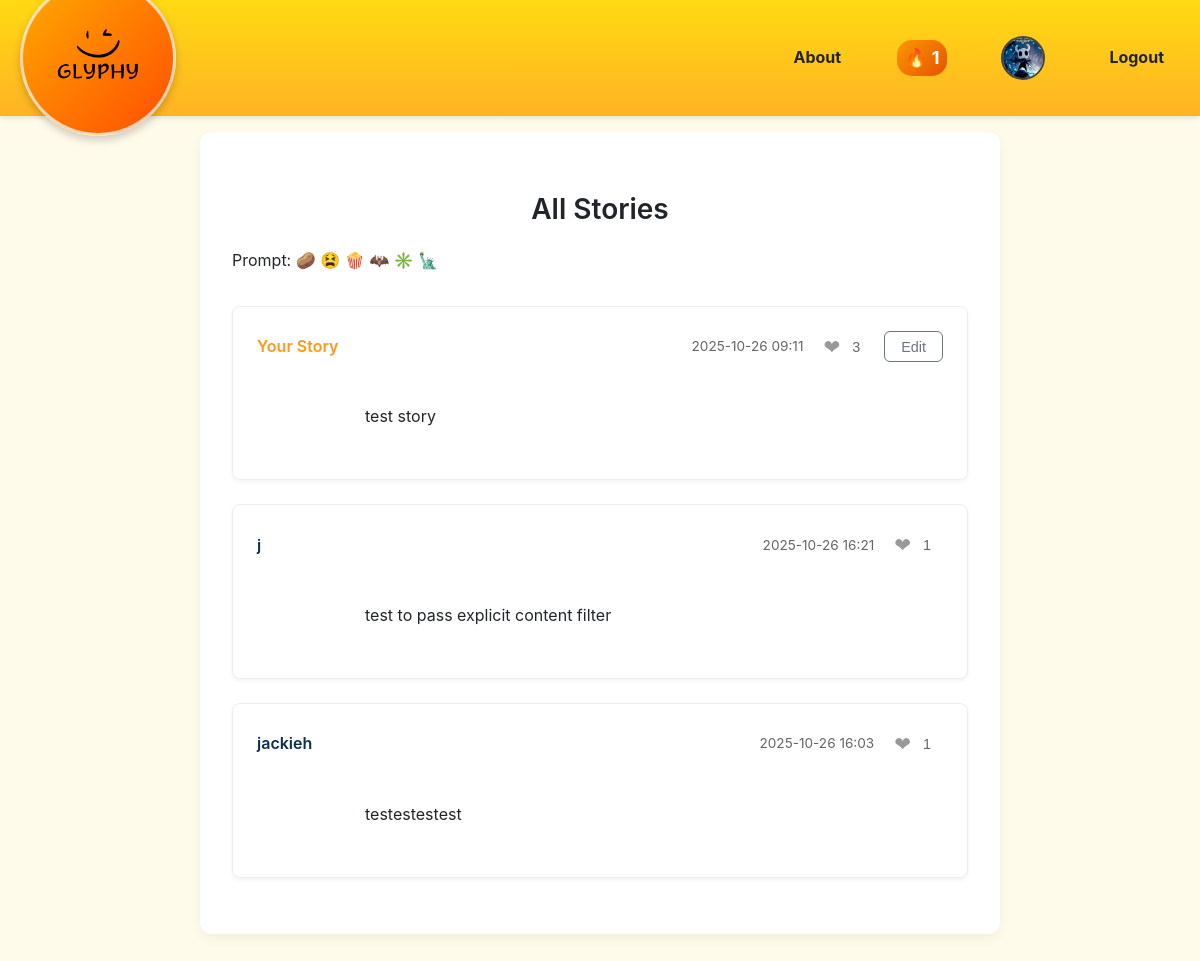
The page /stories (signed in) on the database its author committed.
### app/models.py (models this page shows, shortened)
class User(UserMixin, db.Model):
    id = db.Column(db.Integer, primary_key=True)
    username = db.Column(db.String(100), unique=True, nullable=False)
    email = db.Column(db.String(120), unique=True, nullable=False)
    password_hash = db.Column(db.String(162))
    current_streak = db.Column(db.Integer, default=0)
    last_story_date = db.Column(db.Date)
    profile_pic = db.Column(db.String(200), nullable=True)
    stories = db.relationship('Story', backref='author', lazy='dynamic')
    comments = db.relationship('Comments', backref='author', lazy='dynamic')

class DailyEmoji(db.Model):
    id = db.Column(db.Integer, primary_key=True)
    emojis = db.Column(db.String(50), nullable=False)
    date_posted = db.Column(db.Date, unique=True, nullable=False, default=date.today)
    stories = db.relationship('Story', backref='daily_emoji_set', lazy='dynamic')

class Story(db.Model):
    id = db.Column(db.Integer, primary_key=True)
    content = db.Column(db.Text, nullable=False)
    timestamp = db.Column(db.DateTime, index=True, default=datetime.utcnow)
    likes = db.Column(db.Integer, nullable=False, default=0)
    user_id = db.Column(db.Integer, db.ForeignKey('user.id'))
    daily_emoji_id = db.Column(db.Integer, db.ForeignKey('daily_emoji.id'))
    comments = db.relationship('Comments', backref='story', lazy='dynamic')

### app/main_views.py (the view)
@main.route('/stories')
@login_required
def stories():
    daily_emojis_obj = get_or_create_daily_prompt()
    user_story_for_today = Story.query.filter_by( # Check if the current user has already posted a story for this prompt
        author=current_user,
        daily_emoji_id=daily_emojis_obj.id
    ).first()
    if not user_story_for_today: # If they haven't posted, redirect them back to the dashboard with a message
        flash("You must post your own story before you can view others'.", "warning")
        return redirect(url_for('main.dashboard'))
    all_stories = Story.query.filter_by(daily_emoji_id=daily_emojis_obj.id).order_by(Story.timestamp.desc()).all()
    ordered_stories = []
    if user_story_for_today:
        ordered_stories.append({
            'id': user_story_for_today.id,
            'username': current_user.username,
            'content': user_story_for_today.content,
            'timestamp': user_story_for_today.timestamp.strftime('%Y-%m-%d %H:%M'),
            'likes': user_story_for_today.likes,
            'is_you': True
        })
    for story in all_stories:
        if story.user_id == current_user.id:
            continue
        author_name = story.author.username if story.author else 'Unknown'
        ordered_stories.append({
            'id': story.id,
            'username': author_name,
            'content': story.content,
            'timestamp': story.timestamp.strftime('%Y-%m-%d %H:%M'),
            'likes': story.likes,
            'is_you': False
        })
    liked_stories = session.get('liked_stories', [])
    return render_template('stories.html',
                           ordered_stories=ordered_stories,
                           prompt_emojis=daily_emojis_obj.emojis,
                           user_story=user_story_for_today,
                           liked_stories=liked_stories)

### app/__init__.py (called while the page is built)
def create_app(config_class=Config):
    app = Flask(__name__)
    app.config.from_object(config_class)
    db.init_app(app)
    login_manager.init_app(app)
    login_manager.login_view = 'auth.login_register'
    login_manager.login_message_category = 'info'
    from .main_views import main as main_blueprint
    app.register_blueprint(main_blueprint)
    from .auth_views import auth as auth_blueprint
    app.register_blueprint(auth_blueprint, url_prefix='/auth')
    @login_manager.user_loader
    def load_user(user_id):
        return User.query.get(int(user_id))
    @app.context_processor
    def inject_streak():
        return {'current_streak': current_user.current_streak if current_user.is_authenticated else 0}
    with app.app_context():
        db.create_all()
    return app

### app/main_views.py (called while the page is built, shortened)
def get_or_create_daily_prompt():
    today = date.today()
    daily_emojis_obj = DailyEmoji.query.filter_by(date_posted=today).first()
    return daily_emojis_obj

### app/templates/stories.html (shortened to what this page needs)
{% extends "layout.html" %}
{% block content %}
<div class="content-card">
    <h2 class="section-title">All Stories</h2>
    <p class="prompt-text">Prompt: {{ prompt_emojis }}</p>
    {% if ordered_stories %}
        <div class="stories-container">
            {% for s in ordered_stories %}
                <div class="story-card" id="story-{{ s.id }}">
                    <div class="story-header">
                        <div class="author-info">
                            {% if s.is_you %}
                                <span class="author-name is-you">Your Story</span>
                            {% else %}
                                <span class="author-name other">{{ s.username }}</span>
                            {% endif %}
                        </div>
                        <div class="story-meta">
                            <span class="story-timestamp">{{ s.timestamp }}</span>
                            <div class="story-actions">
                                <button class="heart-btn" data-story-id="{{ s.id }}" aria-label="like">
                                    <span class="heart-icon {% if s.id in liked_stories %}liked{% else %}not-liked{% endif %}">❤</span>
                                    <span class="likes-count" data-story-id="{{ s.id }}">{{ s.likes }}</span>
                                </button>
                                {% if s.is_you %}
                                    <button class="edit-btn" data-story-id="{{ s.id }}">Edit</button>
                                {% endif %}
                            </div>
                        </div>
                    </div>
                    <div class="story-content {% if s.content|length > 300 %}truncated{% endif %}" data-story-id="{{ s.id }}">
                        {{ s.content }}
                    </div>
                </div>
            {% endfor %}
        </div>
    {% else %}
        <p class="no-stories">No stories found for this prompt.</p>
    {% endif %}
</div>
{% endblock %}

### app/templates/layout.html (shortened to what this page needs)
<!DOCTYPE html>
<html lang="en">
<head>
    <link rel="stylesheet" href="{{ url_for('static', filename='style.css') }}">
</head>
<body>
    <header class="header">
        <div class="header-left">
            <a href="{{ url_for('main.index') }}" class="logo-link">
                <img src="{{ url_for('static', filename='images/Glyphy.png') }}"
                     alt="Glyph Logo">
            </a>
        </div>
        <div class="header-right" style="display:flex; align-items:center; gap:40px;">
            <a href="{{ url_for('main.about') }}" class="nav-link">About</a>
            {% if current_user.is_authenticated %}
                <a href="{{ url_for('main.streak') }}" class="streak-badge">
                    🔥 <span class="streak-count">{{ current_streak }}</span>
                </a>
                <a href="{{ url_for('main.profile') }}" class="profile-link">
                    <img src="{{ current_user.profile_pic or url_for('static', filename='images/default_pfp.png') }}"
                         alt="{{ current_user.username }}'s Profile"
                         style="width:40px; height:40px; border-radius:50%; border:2px solid #444; object-fit:cover; transition: transform 0.2s ease;"
                         onmouseover="this.style.transform='scale(1.1)'"
                         onmouseout="this.style.transform='scale(1)'">
                </a>
                <a href="{{ url_for('auth.logout') }}" class="nav-link">Logout</a>
            {% else %}
                <a href="{{ url_for('auth.login_register') }}" class="nav-link">Sign In</a>
            {% endif %}
        </div>
    </header>
    <main class="main-content">
        {% block content %}{% endblock %}
    </main>
</body>
</html>

### app/static/style.css (style rules this page uses)
:root { --primary-blue: #007BFF; --primary-hover: #0056b3; --dark-blue: #0d2e53; --dark-blue-hover: #1a5c9a; --golden-yellow: rgba(255, 193, 7, 0.85); --dark-orange: rgba(255, 140, 0, 0.9); --dark-orange-hover: #D97706; --white: #ffffff; --light-gray: #f8f9fa; --medium-gray: #6c757d; --medium-gray-hover: #5a6268; --light-cream: #FFFBEB; --dark-text: #212529; --success: #28a745; --warning: #ffc107; --danger: #dc3545; }
body { font-family: -apple-system, BlinkMacSystemFont, 'Segoe UI', Roboto, Oxygen, Ubuntu, Cantarell, sans-serif; line-height: 1.6; margin: 0; padding: 0; background-color: var(--light-cream); color: var(--dark-text); padding-top: 100px; }
.main-content { max-width: 800px; margin: 2rem auto; padding: 0 1rem; }
.content-card { background: var(--white); border-radius: 12px; padding: 2rem; box-shadow: 0 4px 12px rgba(0,0,0,0.05); }
.header { position: fixed; top: 0; left: 0; width: 100%; z-index: 1000; box-sizing: border-box; background-image: linear-gradient(to bottom, rgba(255, 215, 0, 0.92), rgba(255, 165, 0, 0.85)); padding: 10px 20px; color: var(--dark-text); display: flex; justify-content: space-between; align-items: center; box-shadow: 0 2px 5px rgba(0,0,0,0.1); }
.logo-link { text-decoration: none; color: white; display: flex; align-items: center; }
.logo-link img { height: 140px; width: 140px; object-fit: contain; border-radius: 50%; background-image: linear-gradient(135deg, #FFAA00, #FF4E00); border: 3px solid rgba(255, 255, 255, 0.7); padding: 5px; box-shadow: 0 4px 8px rgba(0,0,0,0.2); margin-right: 10px; margin-top: -30px; margin-bottom: -30px; transition: transform 0.2s ease-in-out; }
.nav-link { color: var(--dark-text); text-decoration: none; font-weight: bold; padding: 0.5rem 1rem; border-radius: 4px; transition: background-color 0.2s; }
.profile-link { color: white; text-decoration: none; font-weight: 600; padding: 0.25rem 0.5rem; border-radius: 4px; transition: background-color 0.2s; display: flex; align-items: center; }
.streak-badge { display: flex; align-items: center; background-image: linear-gradient(135deg, #fd9800, #e65100); color: white; padding: 4px 8px; border-radius: 15px; font-size: 18px; margin-right: 6px; text-decoration: none; transition: transform 0.2s ease-in-out, filter 0.2s ease-in-out; }
.streak-count { margin-left: 4px; font-weight: bold; }
.stories-container { margin-top: 2rem; }
.story-card { background: var(--white); border: 1px solid #eee; border-radius: 8px; padding: 1.5rem; margin-bottom: 1.5rem; box-shadow: 0 2px 4px rgba(0,0,0,0.05); overflow: hidden; }
.story-header { display: flex; justify-content: space-between; align-items: center; margin-bottom: 1rem; flex-wrap: wrap; gap: 0.5rem; }
.author-info { display: flex; align-items: center; gap: 0.5rem; }
.author-name { font-weight: 600; }
.author-name.is-you { color: var(--dark-orange); }
.author-name.other { color: var(--dark-blue); }
.story-meta { display: flex; align-items: center; gap: 1rem; }
.story-timestamp { font-size: 0.85rem; color: #666; }
.story-actions { display: flex; align-items: center; gap: 0.75rem; }
.heart-btn { background: none; border: none; padding: 0.25rem; cursor: pointer; display: flex; align-items: center; gap: 0.25rem; transition: transform 0.2s; }
.heart-icon { font-size: 1.25rem; }
.heart-icon.not-liked { color: #999; }
.likes-count { font-size: 0.9rem; color: #666; min-width: 1.5rem; }
.edit-btn { background: none; border: 1px solid var(--medium-gray); color: var(--medium-gray); padding: 0.4rem 1rem; border-radius: 6px; font-size: 0.9rem; cursor: pointer; transition: all 0.2s; }
.story-content { white-space: pre-wrap; margin: 0; line-height: 1.6; color: var(--dark-text); word-break: break-word; overflow-wrap: break-word; max-width: 100%; }
.section-title { font-size: 1.75rem; font-weight: 600; color: var(--dark-text); margin-bottom: 1rem; text-align: center; }

### rows shown on the page
User: profile_pic (picture)
DailyEmoji: emojis "🥔 😫 🍿 🦇 ✳️ 🗽"
Story: content "test story"
Story: username "j", timestamp "2025-10-26 16:21", likes "1", content "test to pass explicit content filter"
User: username "jackieh"
Story: content "testestestest"

### other values the page prints
{{ current_streak }} "1"
{{ s.timestamp }} "2025-10-26 09:11" "2025-10-26 16:03"
{{ s.likes }} "3" "1"
